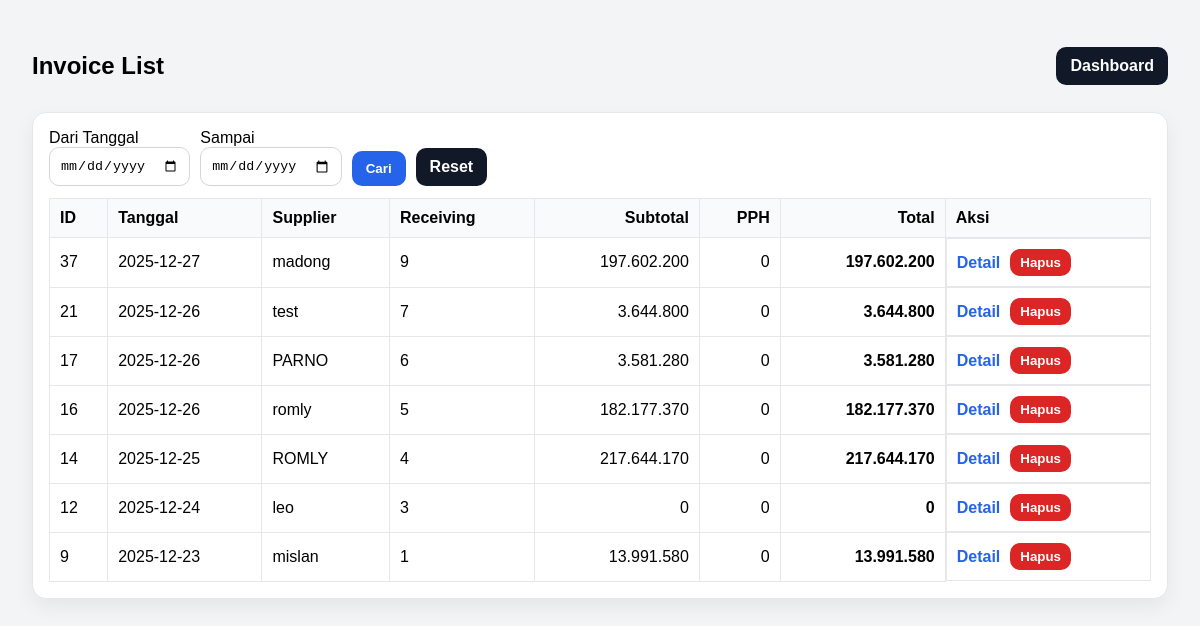
Screenshot of /invoice/list (signed in) with the database file from the repository.
### tables this page shows
CREATE TABLE invoice_header
                (
                    id
                    INTEGER
                    PRIMARY
                    KEY
                    AUTOINCREMENT,
                    receiving_id
                    INTEGER
                    NOT
                    NULL,
                    tanggal
                    TEXT
                    NOT
                    NULL,
                    supplier
                    TEXT
                    NOT
                    NULL,
                    price_points_json
                    TEXT, -- simpan patokan 40/50/60/70 dalam JSON
                    pph_rate
                    REAL
                    DEFAULT
                    0.0025,
                    subtotal
                    REAL
                    DEFAULT
                    0,
                    pph
                    REAL
                    DEFAULT
                    0,
                    total
                    REAL
                    DEFAULT
                    0,
                    created_at
                    TEXT
                    DEFAULT (
                    datetime
                (
                    'now',
                    'localtime'
                )),
                    FOREIGN KEY
                (
                    receiving_id
                ) REFERENCES receiving_header
                (
                    id
                )
                    );

### app.py (the view)
@app.route("/invoice/list")
def invoice_list():
    if not require_login():
        return redirect(url_for("login"))
    start = (request.args.get("start") or "").strip()
    end = (request.args.get("end") or "").strip()
    conn = get_conn()
    if start and end:
        rows = conn.execute("""
            SELECT id, receiving_id, tanggal, supplier, subtotal, pph, total, created_at
            FROM invoice_header
            WHERE tanggal BETWEEN ? AND ?
            ORDER BY id DESC
        """, (start, end)).fetchall()
    else:
        rows = conn.execute("""
            SELECT id, receiving_id, tanggal, supplier, subtotal, pph, total, created_at
            FROM invoice_header
            ORDER BY id DESC
            LIMIT 100
        """).fetchall()
    conn.close()
    return render_template("invoice_list.html", rows=[dict(r) for r in rows], start=start, end=end)

### app.py (called while the page is built)
def require_login():
    return "user" in session

### db.py (called while the page is built)
def get_conn():
    conn = sqlite3.connect(DB_NAME)
    conn.row_factory = sqlite3.Row
    conn.execute("PRAGMA foreign_keys = ON;")
    return conn

### templates/invoice_list.html (shortened to what this page needs)
<!doctype html>
<html lang="id">
<head>
</head>
<body>
<div class="top">
  <h2>Invoice List</h2>
  <div>
    <a class="btn btn-secondary" href="/dashboard">Dashboard</a>
  </div>
</div>
<div class="card">
  <form method="get" style="display:flex;gap:10px;flex-wrap:wrap;align-items:end">
    <div>
      <div>Dari Tanggal</div>
      <input type="date" name="start" value="{{ start }}">
    </div>
    <div>
      <div>Sampai</div>
      <input type="date" name="end" value="{{ end }}">
    </div>
    <button class="btn btn-primary" type="submit">Cari</button>
    <a class="btn btn-secondary" href="/invoice/list">Reset</a>
  </form>
  <table>
    <thead>
      <tr>
        <th>ID</th>
        <th>Tanggal</th>
        <th>Supplier</th>
        <th>Receiving</th>
        <th class="right">Subtotal</th>
        <th class="right">PPH</th>
        <th class="right">Total</th>
        <th>Aksi</th>
      </tr>
    </thead>
    <tbody>
      {% for r in rows %}
      <tr>
        <td>{{ r.id }}</td>
        <td>{{ r.tanggal }}</td>
        <td>{{ r.supplier }}</td>
        <td>{{ r.receiving_id }}</td>
        <td class="right">{{ "{:,.0f}".format(r.subtotal or 0).replace(",", ".") }}</td>
        <td class="right">{{ "{:,.0f}".format(r.pph or 0).replace(",", ".") }}</td>
        <td class="right"><b>{{ "{:,.0f}".format(r.total or 0).replace(",", ".") }}</b></td>
        <td style="display:flex; gap:10px; align-items:center;">
          <a href="/invoice/{{ r.id }}">Detail</a>
          <form method="post" action="/invoice/delete/{{ r.id }}"
                onsubmit="return confirm('Yakin mau hapus invoice ID {{ r.id }}?');"
                style="margin:0;">
            <button type="submit" class="btn btn-danger" style="padding:6px 10px;">Hapus</button>
          </form>
          </td>
      </tr>
          {% endfor %}
    </tbody>
  </table>
</div>
</body>
</html>

### templates/invoice_list.html (style rules this page uses)
body { font-family:Arial;padding:24px;background:#f3f4f6 }
.top { display:flex;justify-content:space-between;align-items:center;gap:10px }
.card { background:#fff;border:1px solid #e5e7eb;border-radius:14px;padding:16px;box-shadow:0 8px 20px rgba(0,0,0,.06);margin-top:12px }
table { width:100%;border-collapse:collapse;margin-top:12px }
th,td { border:1px solid #e5e7eb;padding:10px;text-align:left }
th { background:#f9fafb }
input { padding:10px;border:1px solid #d1d5db;border-radius:10px }
.btn { padding:10px 14px;border:0;border-radius:10px;font-weight:700;cursor:pointer }
.btn-primary { background:#2563eb;color:#fff }
.btn-secondary { background:#111827;color:#fff;text-decoration:none;display:inline-block }
.btn-danger { background:#dc2626;color:#fff }
.right { text-align:right }
a { color:#2563eb;text-decoration:none;font-weight:700 }

### rows the page displays
invoice_header: id "37", tanggal "2025-12-27", supplier "madong", receiving_id "9", subtotal "197.602.200", pph "0", total "197.602.200"
invoice_header: id "21", tanggal "2025-12-26", supplier "test", receiving_id "7", subtotal "3.644.800", pph "0", total "3.644.800"
invoice_header: id "17", tanggal "2025-12-26", supplier "PARNO", receiving_id "6", subtotal "3.581.280", pph "0", total "3.581.280"
invoice_header: id "16", tanggal "2025-12-26", supplier "romly", receiving_id "5", subtotal "182.177.370", pph "0", total "182.177.370"
invoice_header: id "14", tanggal "2025-12-25", supplier "ROMLY", receiving_id "4", subtotal "217.644.170", pph "0", total "217.644.170"
invoice_header: id "12", tanggal "2025-12-24", supplier "leo", receiving_id "3", subtotal "0", pph "0", total "0"
invoice_header: id "9", tanggal "2025-12-23", supplier "mislan", receiving_id "1", subtotal "13.991.580", pph "0", total "13.991.580"
